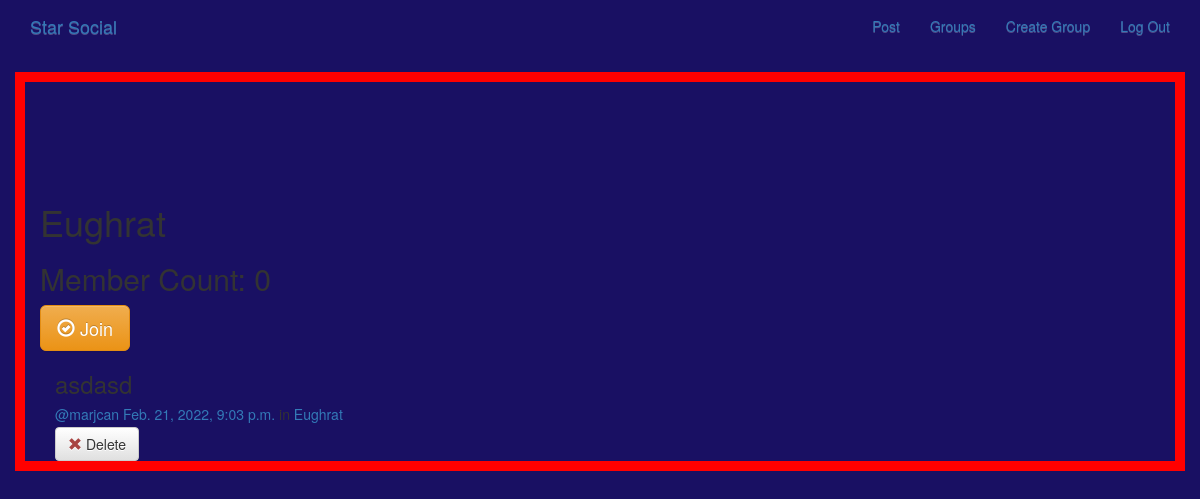
The page /groups/posts/in/eughrat/ (signed in) on the database as committed earlier.
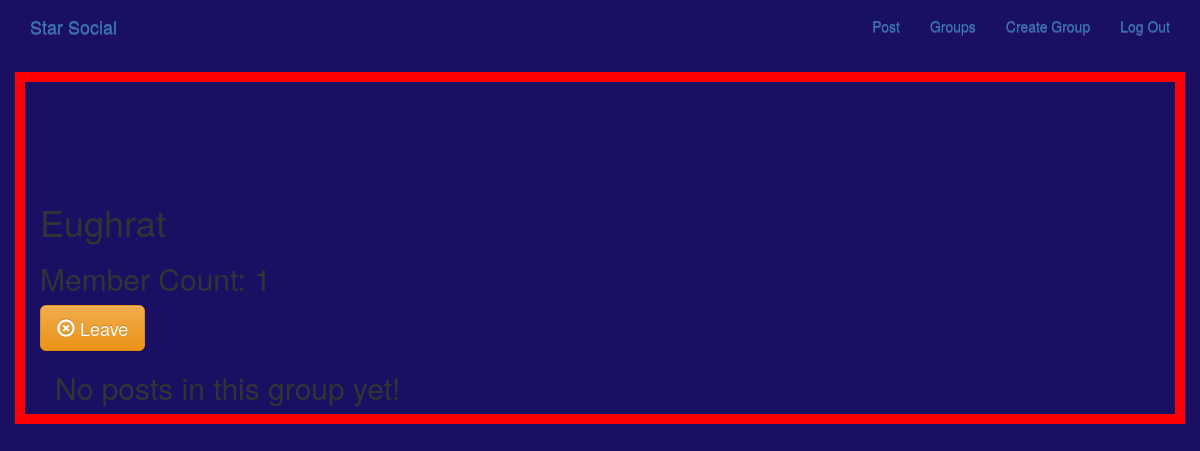
The same page on the database as committed later.
### groups/models.py (models this page shows, shortened)
class Group(models.Model):
    name = models.CharField(max_length=256, unique=True)
    slug = models.SlugField(allow_unicode=True,unique=True)
    description = models.TextField(blank=True, default='')
    description_html = models.TextField(editable=False, default='',blank=True)
    members = models.ManyToManyField(User, through="GroupMember")
    class Meta:
        ordering = ['name']

### posts/models.py (models this page shows, shortened)
class Post(models.Model):
    user = models.ForeignKey(User,related_name='posts', on_delete=models.CASCADE)
    created_at = models.DateTimeField(auto_now=True)
    message = models.TextField()
    message_html = models.TextField(editable=False)
    group = models.ForeignKey(Group,related_name='posts',null=True,blank=True, on_delete=models.CASCADE)

### groups/views.py (the view)
# urls.py: path('posts/in/<slug>/', views.SingleGroup.as_view(), name='single'),
class SingleGroup(generic.DetailView):
    model = Group

### groups/templates/groups/group_detail.html
{% extends "groups/group_base.html" %}
{% block pregroup %}
<h1>{{group.name}}</h1>
<h2> Member Count: {{group.members.count}}</h2>
  <div class="content">
{% if user in group.members.all %}
	<a href="{% url 'groups:leave' slug=group.slug %}" class="btn btn-lg btn-fill btn-warning"><span class="glyphicon glyphicon-remove-circle"></span> Leave</a>
{% else %}
	<a href="{% url 'groups:join' slug=group.slug %}" class="btn btn-lg btn-fill btn-warning"><span class="glyphicon glyphicon-ok-circle"></span> Join</a>
{% endif %}
</div>
{% endblock %}
{% block group_content %}
<div class="col-md-8">
	{% if group.posts.count == 0 %}
	<h2>No posts in this group yet!</h2>
	{% else %}
		{% for post in group.posts.all %}
			{% include "posts/_post.html" %}
		{% endfor %}
	{% endif %}
</div>
{% endblock %}

### templates/posts/_post.html
<div class="post media">
    <h3>{{post.message_html|safe}}</h3>
    <div class="media-body">
        <h5 class=" media-heading">
            <span class="username">
                <a href="{% url 'posts:for_user' username=post.user.username %}">@{{post.user.username}}</a>
            </span>
            <time class="time">
                <a href="{% url 'posts:single' username=post.user.username pk=post.pk %}">{{post.created_at}}</a>
            </time>
            {% if post.group %}
			<span class="group-name">in <a href="#">{{ post.group.name }}</a></span>
			{% endif %}
        </h5>
        <div class="media-footer">
            {% if user.is_authenticated and post.user == user and not hide_delete%}
            <a href="{% url 'posts:delete' pk=post.pk %}" title="delete" class="btn btn-default">
                <span class="glyphicon glyphicon-remove text-danger" aria-hidden="true"></span>
                <span class="text-dnager icon-label">Delete</span>
            </a>
            {% endif %}
        </div>
    </div>
</div>

Rows that differ between the two databases and show on the page:
removed Post: message_html "asdasd", user.username "marjcan", created_at "Feb. 21, 2022, 9:03 p.m.", group.name "Eughrat", shows "Delete"
computed for Group "Eughrat": members.count "0" → "1"
Other text that changed with them:
text no longer shown: "Join"
text now shown: "Leave No posts in this group yet!"
